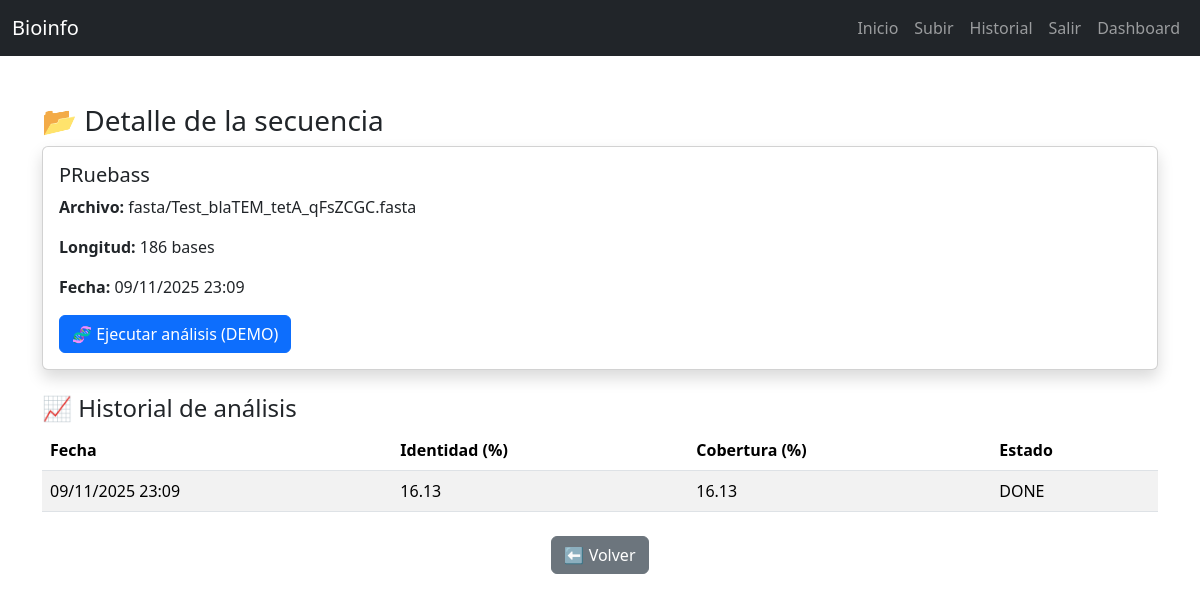
Screenshot of /seq/13/ (signed in) with the database file from the repository.
### analisis/models.py (models this page shows, shortened)
class Sequence(models.Model):
    owner = models.ForeignKey(User, on_delete=models.CASCADE)
    name = models.CharField(max_length=200)
    fasta_file = models.FileField(upload_to="fasta/")
    length_bp = models.IntegerField(null=True, blank=True)
    created_at = models.DateTimeField(auto_now_add=True)

class AnalysisJob(models.Model):
    MODE_CHOICES = (("DEMO","DEMO"), ("REAL","REAL"))
    sequence = models.ForeignKey(Sequence, on_delete=models.CASCADE, related_name="jobs")
    mode = models.CharField(max_length=8, choices=MODE_CHOICES, default="DEMO")
    status = models.CharField(max_length=20, default="PENDING")  # PENDING/RUNNING/DONE/ERROR
    identity_pct = models.FloatField(null=True, blank=True)
    coverage_pct = models.FloatField(null=True, blank=True)
    raw_summary = models.TextField(null=True, blank=True)
    created_at = models.DateTimeField(auto_now_add=True)
    RISK_CHOICES = (('NONE','Sin riesgo'), ('LOW','Bajo'), ('MEDIUM','Moderado'), ('HIGH','Crítico'))
    risk_level = models.CharField(max_length=10, choices=RISK_CHOICES, default='NONE')

### analisis/views.py (the view)
# urls.py: path('seq/<int:pk>/', views.sequence_detail, name='sequence_detail'),
@login_required
def sequence_detail(request, pk):
    seq = get_object_or_404(Sequence, pk=pk, owner=request.user)
    jobs = seq.jobs.order_by('-created_at')
    return render(request, "analisis/detalle.html", {
        "seq": seq,
        "jobs": jobs
    })

### analisis/templates/analisis/detalle.html (shortened to what this page needs)
{% extends "analisis/base.html" %}
{% block content %}
<div class="container mt-5">
  <h3>📂 Detalle de la secuencia</h3>
  <div class="card mb-4 shadow">
    <div class="card-body">
      <h5>{{ seq.name }}</h5>
      <p><strong>Archivo:</strong> {{ seq.fasta_file.name }}</p>
      <p><strong>Longitud:</strong> {{ seq.length_bp|default:"-" }} bases</p>
      <p><strong>Fecha:</strong> {{ seq.created_at|date:"d/m/Y H:i" }}</p>
      <a href="{% url 'run_analysis' seq.pk %}" class="btn btn-primary">🧬 Ejecutar análisis (DEMO)</a>
    </div>
  </div>
  <h4>📈 Historial de análisis</h4>
  {% if jobs %}
  <table class="table table-striped">
    <thead>
      <tr>
        <th>Fecha</th>
        <th>Identidad (%)</th>
        <th>Cobertura (%)</th>
        <th>Estado</th>
      </tr>
    </thead>
    <tbody>
      {% for job in jobs %}
      <tr>
        <td>{{ job.created_at|date:"d/m/Y H:i" }}</td>
        <td>{{ job.identity_pct|default:"-" }}</td>
        <td>{{ job.coverage_pct|default:"-" }}</td>
        <td>{{ job.status }}</td>
      </tr>
      {% endfor %}
    </tbody>
  </table>
  {% else %}
  <p class="text-muted">Aún no hay análisis realizados.</p>
  {% endif %}
  <div class="text-center mt-4">
    <a href="{% url 'dashboard' %}" class="btn btn-secondary">⬅ Volver</a>
  </div>
</div>
{% endblock %}

### rows the page displays
Sequence: name "PRuebass", fasta_file.name "fasta/Test_blaTEM_tetA_qFsZCGC.fasta", length_bp "186", created_at "09/11/2025 23:09"
AnalysisJob: created_at "09/11/2025 23:09", identity_pct "16.13", coverage_pct "16.13", status "DONE"
